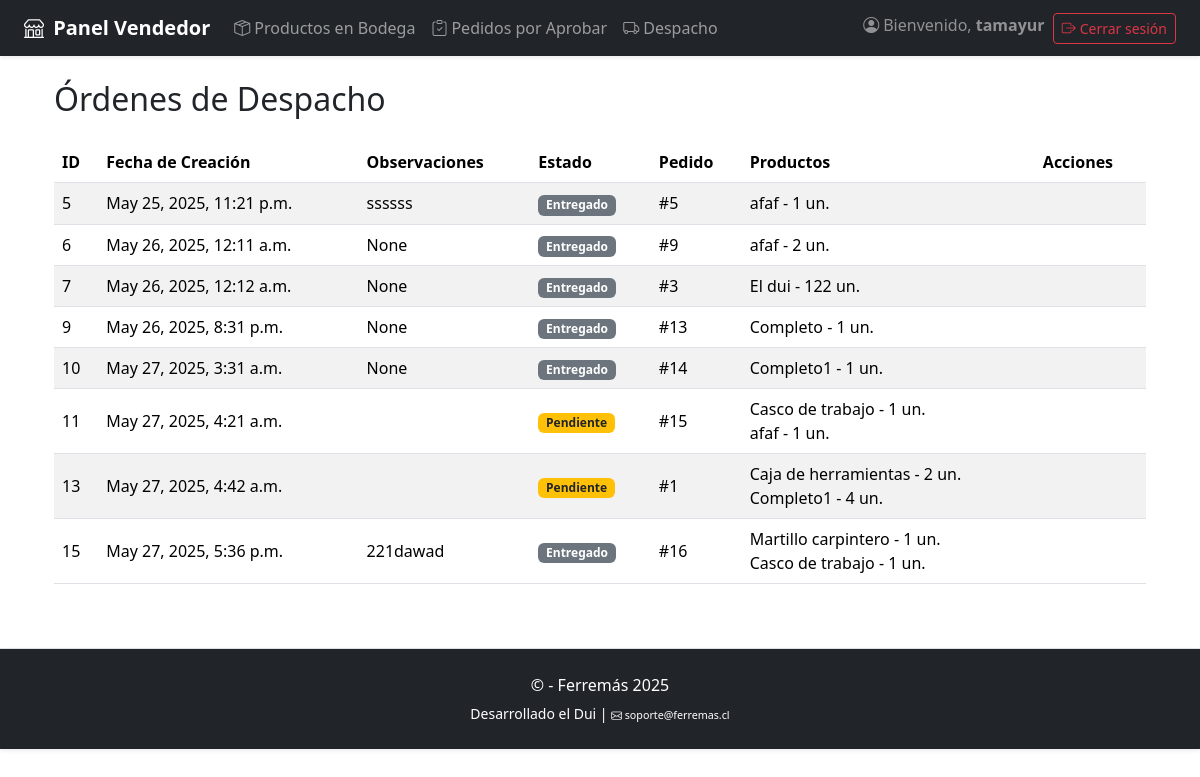
Page /vendedorapp/ordenes_despacho/ (signed in) on the committed database.
### tienda/models.py (models this page shows, shortened)
class OrdenDespacho(models.Model):
    pedido = models.OneToOneField(Pedido, on_delete=models.CASCADE, related_name='orden_despacho')
    fecha_creacion = models.DateTimeField(auto_now_add=True)
    observaciones = models.TextField(blank=True, null=True)
    motivo_rechazo = models.TextField(blank=True, null=True)
    estado = models.CharField(max_length=20, choices=[
        ('pendiente', 'Pendiente'),
        ('preparando', 'Preparando'),
        ('listo', 'Listo para entregar'),
        ('enviado', 'Enviado'),
        ('entregado', 'Entregado'),
    ], default='pendiente')

class Pedido(models.Model):
    ESTADOS = [
        ('pendiente', 'Pendiente'),
        ('aprobado', 'Aprobado'),
        ('rechazado', 'Rechazado'),
        ('en_preparacion', 'En preparación'),
        ('enviado', 'Enviado'),
        ('entregado', 'Entregado'),
        ('finalizado', 'Finalizado'),
    ]
    usuario = models.ForeignKey(User, on_delete=models.SET_NULL, null=True, blank=True)
    fecha_creacion = models.DateTimeField(auto_now_add=True)
    estado = models.CharField(max_length=20, choices=ESTADOS, default='pendiente')
    datos_compra = models.OneToOneField('DatosCompra', on_delete=models.CASCADE, null=True, blank=True)

class ItemPedido(models.Model):
    pedido = models.ForeignKey(Pedido, on_delete=models.CASCADE, related_name='items')
    producto = models.ForeignKey(Producto, on_delete=models.PROTECT)
    cantidad = models.PositiveIntegerField()
    precio_unitario = models.DecimalField(max_digits=10, decimal_places=2)  # Precio al momento de compra

class Producto(models.Model):
    CATEGORIAS = [
        ('herramientas', 'Herramientas'),
        ('herramientas_electricas', 'Herramientas Eléctricas'),
        ('herramientas_manuales', 'Herramientas Manuales'),
        ('materiales', 'Materiales'),
        ('accesorios', 'Accesorios'),
        ('pinturas', 'Pinturas'),
        ('electricidad', 'Electricidad'),
        ('inalambricas', 'Inalámbricas'),
        ('medicion', 'Medición'),
    ]
    nombre = models.CharField(max_length=255)
    descripcion = models.TextField()
    categoria = models.CharField(max_length=100, choices=CATEGORIAS)
    stock = models.IntegerField()
    imagen = models.ImageField(upload_to='static/productos/')
    activo = models.BooleanField(default=True)

### vendedorapp/views.py (the view)
# urls.py: path('ordenes_despacho/', views.ordenes_de_despacho, name='ordenes_de_despacho'),
@login_required
@user_passes_test(es_vendedor)
def ordenes_de_despacho(request):
    ordenes = OrdenDespacho.objects.all()
    return render(request, 'vendedorapp/despacho.html', {'ordenes': ordenes})

### tienda/context_processors.py (called while the page is built, shortened)
def carrito_context(request):
    carrito = request.session.get('carrito', {})
    items = []
    total = 0
    return {
        'carrito_items': items,
        'carrito_total': total
    }

### vendedorapp/templates/vendedorapp/despacho.html (shortened to what this page needs)
{% extends 'base_vendedor.html' %}
{% block content %}
<div class="container">
    <h2 class="my-4">Órdenes de Despacho</h2>
    {% if ordenes %}
    <div class="table-responsive">
        <table class="table table-striped align-middle">
            <thead>
                <tr>
                    <th>ID</th>
                    <th>Fecha de Creación</th>
                    <th>Observaciones</th>
                    <th>Estado</th>
                    <th>Pedido</th>
                    <th>Productos</th>
                    <th>Acciones</th>
                </tr>
            </thead>
            <tbody>
                {% for orden in ordenes %}
                <tr>
                    <td>{{ orden.id }}</td>
                    <td>{{ orden.fecha_creacion }}</td>
                    <td>{{ orden.observaciones }}</td>
                    <td>
                        {% if orden.estado == 'entregado' %}
                            <span class="badge bg-secondary">Entregado</span>
                        {% elif orden.estado == 'listo' %}
                            <span class="badge bg-success">Listo para entregar</span>
                        {% elif orden.estado == 'enviado' %}
                            <span class="badge bg-primary">Enviado</span>
                        {% else %}
                            <span class="badge bg-warning text-dark">Pendiente</span>
                        {% endif %}
                    </td>
                    <td>#{{ orden.pedido.id }}</td>
                    <td>
                        <ul class="list-unstyled mb-0">
                            {% for item in orden.pedido.items.all %}
                            <li>{{ item.producto.nombre }} - {{ item.cantidad }} un.</li>
                            {% empty %}
                            <li class="text-muted">Sin productos</li>
                            {% endfor %}
                        </ul>
                    </td>
                    <td>
                    </td>
                </tr>
                {% endfor %}
            </tbody>
        </table>
    </div>
    {% else %}
    <div class="alert alert-info">No hay órdenes de despacho registradas.</div>
    {% endif %}
</div>
{% endblock %}

### vendedorapp/templates/base_vendedor.html (shortened to what this page needs)
{% load static %}
<!DOCTYPE html>
<html lang="es">
<head>
    <link rel="stylesheet" href="https://cdn.jsdelivr.net/npm/bootstrap@5.3.2/dist/css/bootstrap.min.css">
    <link rel="stylesheet" href="https://cdn.jsdelivr.net/npm/bootstrap-icons@1.10.5/font/bootstrap-icons.css">
    <link rel="stylesheet" href="{% static 'css/style_vendedor.css' %}">
</head>
<body>
<nav class="navbar navbar-expand-lg navbar-dark bg-dark px-4 mb-4 shadow-sm">
    <a class="navbar-brand fw-bold" href="{% url 'home' %}">
        <i class="bi bi-shop me-1"></i> Panel Vendedor
    </a>
    <div class="collapse navbar-collapse">
        <ul class="navbar-nav me-auto">
            <li class="nav-item">
                <a class="nav-link {% if request.resolver_match.url_name == 'productos_bodega' %}active fw-bold text-warning{% endif %}"
                    href="{% url 'productos_bodega' %}">
                    <i class="bi bi-box-seam me-1"></i>Productos en Bodega
                </a>
            </li>
            <li class="nav-item">
                <a class="nav-link {% if request.resolver_match.url_name == 'pedidos_por_aprobar' %}active fw-bold text-warning{% endif %}"
                    href="{% url 'pedidos_por_aprobar' %}">
                    <i class="bi bi-clipboard-check me-1"></i>Pedidos por Aprobar
                </a>
            </li>
            <li class="nav-item">
                <a class="nav-link {% if request.resolver_match.url_name == 'despacho' %}active fw-bold text-warning{% endif %}"
                    href="{% url 'despacho' %}">
                    <i class="bi bi-truck me-1"></i>Despacho
                </a>
            </li>
        </ul>
        <ul class="navbar-nav">
            {% if request.user.is_authenticated %}
                <li class="nav-item me-2">
                    <span class="navbar-text text-white-50">
                        <i class="bi bi-person-circle me-1"></i>Bienvenido, <strong>{{ request.user.username }}</strong>
                    </span>
                </li>
                <li class="nav-item">
                    <a href="{% url 'logout' %}" class="btn btn-sm btn-outline-danger">
                        <i class="bi bi-box-arrow-right me-1"></i>Cerrar sesión
                    </a>
                </li>
            {% endif %}
        </ul>
    </div>
</nav>
<main class="container mb-5">
    {% block content %}{% endblock %}
    </main>
<footer class="bg-dark text-white text-center py-4 mt-5 border-top shadow-sm">
    <div class="container">
        <p class="mb-1">&copy; {{ year }} - Ferremás 2025</p>
        <small>Desarrollado el Dui | <small><small><i class="bi bi-envelope"></i> soporte@ferremas.cl</small>
</small>
    </div>
</footer>
</body>
</html>

### rows in the picture
OrdenDespacho: id "5", fecha_creacion "May 25, 2025, 11:21 p.m.", observaciones "ssssss", estado "Entregado", pedido.id "5"
ItemPedido: producto.nombre "afaf", cantidad "1"
OrdenDespacho: id "6", fecha_creacion "May 26, 2025, 12:11 a.m.", observaciones "None", estado "Entregado", pedido.id "9"
ItemPedido: producto.nombre "afaf", cantidad "2"
OrdenDespacho: id "7", fecha_creacion "May 26, 2025, 12:12 a.m.", observaciones "None", estado "Entregado", pedido.id "3"
ItemPedido: producto.nombre "El dui", cantidad "122"
OrdenDespacho: id "9", fecha_creacion "May 26, 2025, 8:31 p.m.", observaciones "None", estado "Entregado", pedido.id "13"
ItemPedido: producto.nombre "Completo", cantidad "1"
OrdenDespacho: id "10", fecha_creacion "May 27, 2025, 3:31 a.m.", observaciones "None", estado "Entregado", pedido.id "14"
ItemPedido: producto.nombre "Completo1", cantidad "1"
OrdenDespacho: id "11", fecha_creacion "May 27, 2025, 4:21 a.m.", estado "Pendiente", pedido.id "15"
ItemPedido: producto.nombre "Casco de trabajo", cantidad "1"
ItemPedido: producto.nombre "afaf", cantidad "1"
OrdenDespacho: id "13", fecha_creacion "May 27, 2025, 4:42 a.m.", estado "Pendiente", pedido.id "1"
ItemPedido: producto.nombre "Caja de herramientas", cantidad "2"
ItemPedido: producto.nombre "Completo1", cantidad "4"
OrdenDespacho: id "15", fecha_creacion "May 27, 2025, 5:36 p.m.", observaciones "221dawad", estado "Entregado", pedido.id "16"
ItemPedido: producto.nombre "Martillo carpintero", cantidad "1"
ItemPedido: producto.nombre "Casco de trabajo", cantidad "1"

### other values in the picture
{{ request.user.username }} "tamayur"
